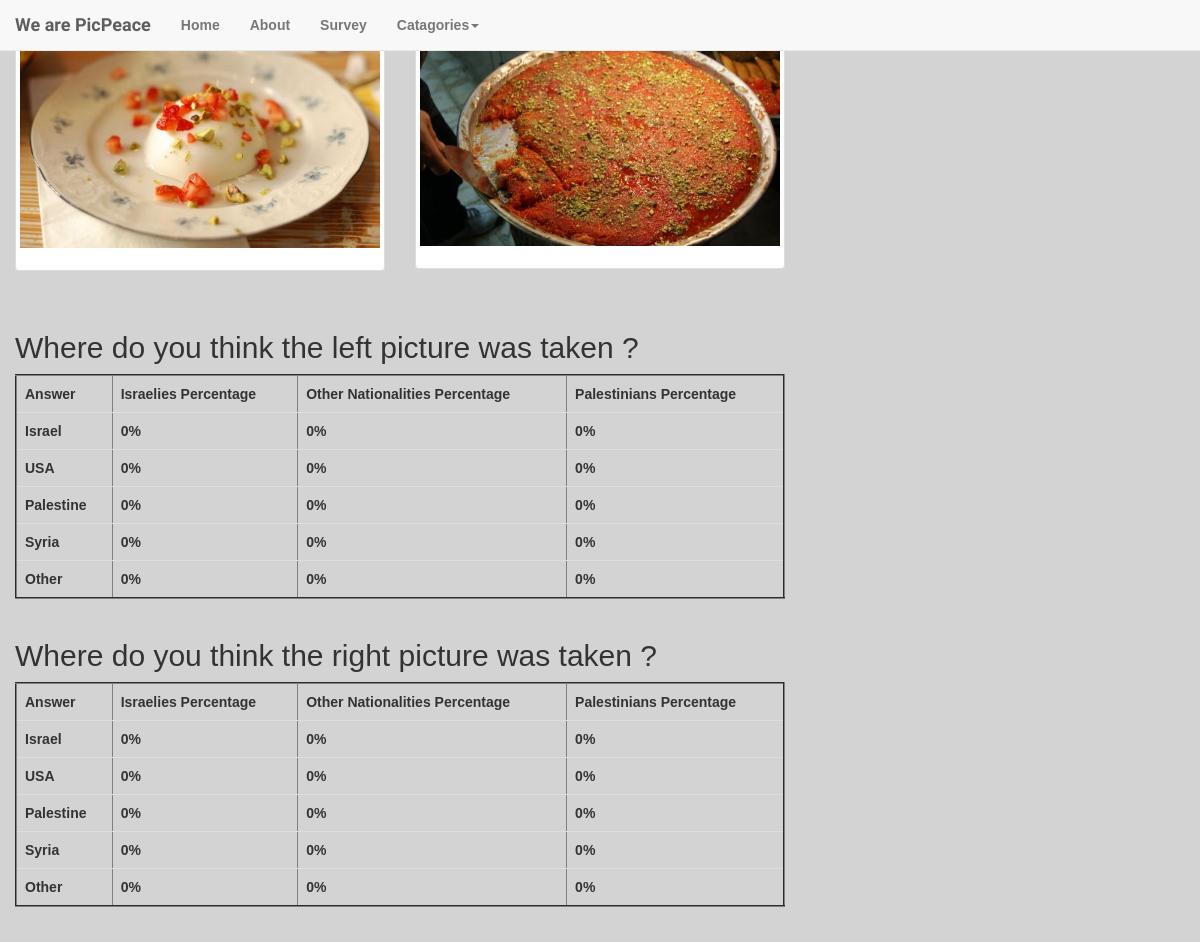
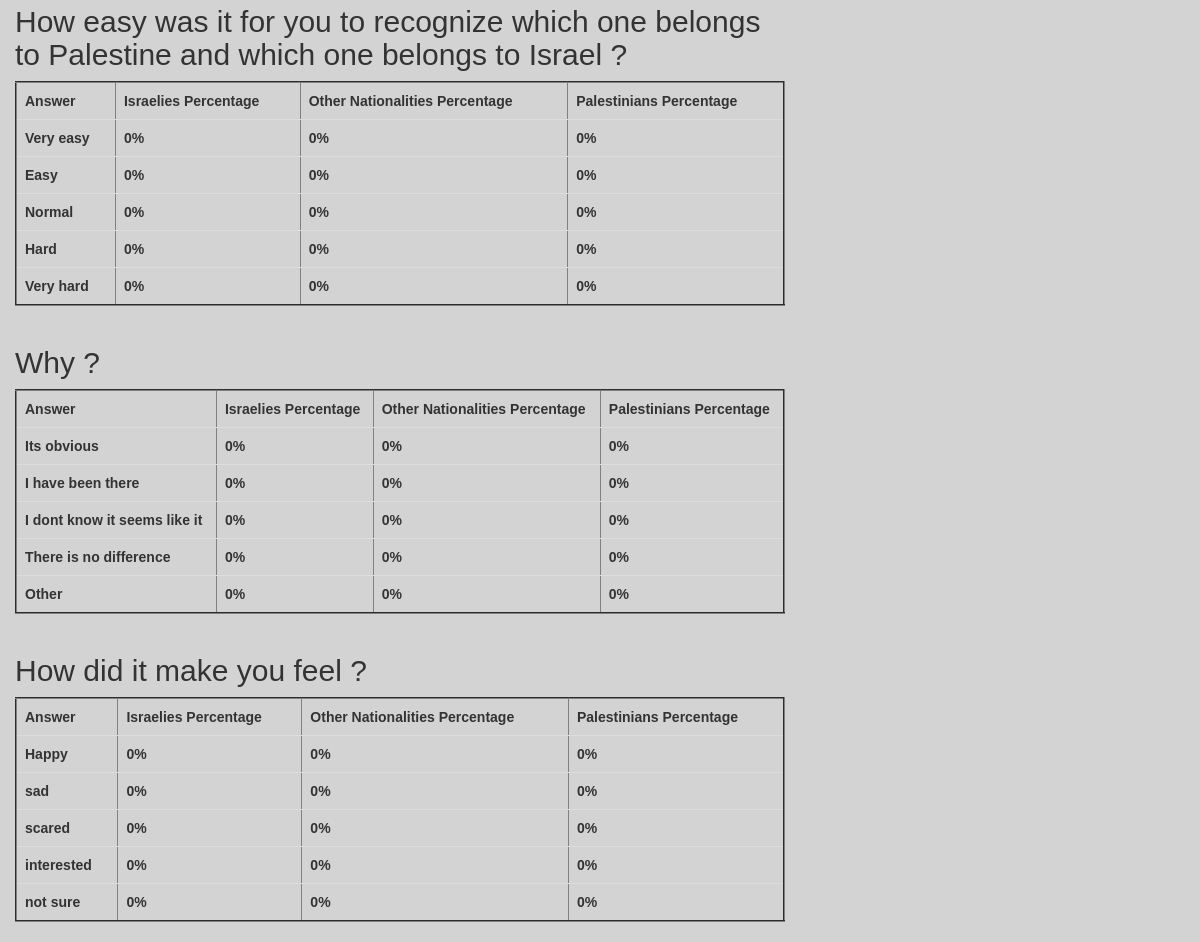
The page /statistics/1/ on the database its author committed (2 pictures, top to bottom).
### database_setup.py (models this page shows)
class Picture(Base):
    __tablename__ = 'picture'
    id = Column(Integer, primary_key=True)
    path = Column(String)
    category = Column(String)
    cover = Column(Boolean)
    discription=Column(String)

class Question(Base):
    __tablename__ = 'question'
    id = Column(Integer, primary_key=True)
    text = Column(String(15))
    a1 = Column(String(30))
    a2 = Column(String(60))
    a3 = Column(String(30))
    a4 = Column(String(30))
    a5 = Column(String(30))

### web_app.py (the view)
@app.route('/statistics/<int:pair_id>/')
def answer_statistics(pair_id):
    questions=session.query(Question).all()
    statistics = {}
    for q in questions:
        question_id = q.id
        '''print
        print (question_id)
        print (pair_id)
        print'''
        answers = session.query(Answer).filter_by(pair_id=pair_id, question_id=question_id).all()
        num_answers = float(len(answers))
        histogram = {'a1': 0, 'a2': 0, 'a3': 0, 'a4': 0, 'a5': 0}
        totals={'a1': 0, 'a2': 0, 'a3': 0, 'a4': 0, 'a5': 0}
        n_dic={'Israeli':{'a1': 0, 'a2': 0, 'a3': 0, 'a4': 0, 'a5': 0}, 'Palestinian':{'a1': 0, 'a2': 0, 'a3': 0, 'a4': 0, 'a5': 0}, 'Other':{'a1': 0, 'a2': 0, 'a3': 0, 'a4': 0, 'a5': 0}}
        for answer in answers:
                if answer.selected.isdigit():
                    n_dic[answer.nationality]['a'+answer.selected] += 1
                    totals['a'+answer.selected]+=1
        for nationality in n_dic.keys():
            for answer in n_dic[nationality]:
                if totals[answer]!=0:
                    n_dic[nationality][answer]*=100.0/totals[answer]
                    n_dic[nationality][answer]=round(n_dic[nationality][answer]*1000)/1000.0
        statistics[q.id] = n_dic
        print n_dic
    pair=session.query(Pair).filter_by(id=pair_id).first()
    pic1=session.query(Picture).filter_by(id=pair.pic1_id).first()
    pic2=session.query(Picture).filter_by(id=pair.pic2_id).first()
    return render_template('statistics.html', q=q, pic1=pic1, pic2=pic2, questions=questions, stats=statistics)

### templates/statistics.html (shortened to what this page needs)
<!DOCTYPE html>
<html>
<head>
	<link rel="stylesheet" href="http://maxcdn.bootstrapcdn.com/bootstrap/3.3.6/css/bootstrap.min.css">
	<link rel="stylesheet" type="text/css" href="{{ url_for('static', filename='styles.css') }}">
</head>
<body>
 <nav class="navbar navbar-default navbar-fixed-top">
        <div class="container-fluid">
          <div class="navbar-header">
            <a class="navbar-brand" href="#">We are PicPeace</a>
          </div>
          <div id="navbar" class="navbar-collapse collapse">
            <ul class="nav navbar-nav">
              <li><a href="{{ url_for('main_page') }}">Home</a></li>
              <li><a href="{{ url_for('aboutus') }}">About</a></li>
              <li><a href="{{ url_for('survey') }}">Survey</a></li>
              <li class="dropdown">
                <a href="#" class="dropdown-toggle" data-toggle="dropdown" role="button" aria-haspopup="true" aria-expanded="false">Catagories<span class="caret"></span></a>
              </li>
            </ul>
          </div>
        </div>
      </nav>
	<div class="container-fluid">
		<div class="row">
  <div class="col-sm-6 col-md-4">
    <div class="thumbnail">
      <img src="{{url_for ('static' , filename=pic1.path)}}">
      <div class="caption">
      </div>
    </div>
  </div>
  <div class="col-sm-6 col-md-4">
    <div class="thumbnail">
      <img src="{{url_for ('static' , filename=pic2.path)}}">
      <div class="caption">
      </div>
    </div>
  </div>
  </div>
  <br/>
  {% for q in questions%}
<div class="row">
<div class="col-md-8">
<h2>{{q.text}}</h2>
<table class="table table-hover" border="2">
    <tr>
      <th>Answer</th>
      <th>Israelies Percentage</th>
      <th>Other Nationalities Percentage</th>
      <th>Palestinians Percentage</th>
    </tr>
    <tr>
      <td> {{q.a1}}</td>
      {%for n in stats[q.id]%}
      <td>{{stats[q.id][n]['a1']}}%</td>
      {%endfor%}
    </tr>
    <tr>
      <td> {{q.a2}}</td>
      {%for n in stats[q.id]%}
      <td>{{stats[q.id][n]['a2']}}%</td>
      {%endfor%}
    </tr>
    <tr>
      <td> {{q.a3}}</td>
      {%for n in stats[q.id]%}
      <td>{{stats[q.id][n]['a3']}}%</td>
      {%endfor%}
    </tr>
    <tr>
      <td> {{q.a4}}</td>
      {%for n in stats[q.id]%}
      <td>{{stats[q.id][n]['a4']}}%</td>
      {%endfor%}
    </tr>
    <tr>
      <td> {{q.a5}}</td>
      {%for n in stats[q.id]%}
      <td>{{stats[q.id][n]['a5']}}%</td>
      {%endfor%}
    </tr>
  </table>
</div></div>
  {%endfor%}
	</div>
</body>
</html>

### static/styles.css (style rules this page uses)
body, html { font-family: 'Ubuntu', sans-serif; font-weight: bold; background: url("http://www.pixeden.com/media/k2/galleries/165/001-subtle-light-pattern-background-texture-vol5.jpg") no-repeat fixed center; background-size:cover; height: 100%; background-repeat: no-repeat; background-color: #d3d3d3; padding-top: 0px; }
.navbar-brand { font-family: 'Shadows Into Light Two', cursive; }

### rows shown on the page
Picture: path (picture)
Picture: path (picture)
Question: text "Where do you think the left picture was taken ?", a1 "Israel", stats "0" "0" "0", a2 "USA", stats "0" "0" "0", a3 "Palestine", stats "0" "0" "0", a4 "Syria", stats "0" "0" "0", a5 "Other", stats "0" "0" "0"
Question: text "Where do you think the right picture was taken ?", a1 "Israel", stats "0" "0" "0", a2 "USA", stats "0" "0" "0", a3 "Palestine", stats "0" "0" "0", a4 "Syria", stats "0" "0" "0", a5 "Other", stats "0" "0" "0"
Question: text "How easy was it for you to recognize which one belongs to Palestine and which one belongs to Israel ?", a1 "Very easy", stats "0" "0" "0", a2 "Easy", stats "0" "0" "0", a3 "Normal", stats "0" "0" "0", a4 "Hard", stats "0" "0" "0", a5 "Very hard", stats "0" "0" "0"
Question: text "Why ?", a1 "Its obvious", stats "0" "0" "0", a2 "I have been there", stats "0" "0" "0", a3 "I dont know it seems like it", stats "0" "0" "0", a4 "There is no difference", stats "0" "0" "0", a5 "Other", stats "0" "0" "0"
Question: text "How did it make you feel ?", a1 "Happy", stats "0" "0" "0", a2 "sad", stats "0" "0" "0", a3 "scared", stats "0" "0" "0", a4 "interested", stats "0" "0" "0", a5 "not sure", stats "0" "0" "0"
